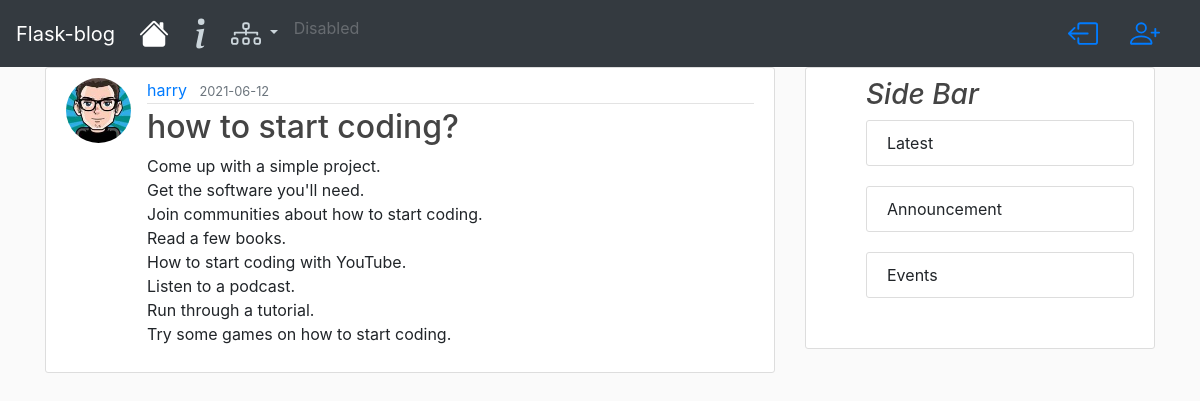
Screenshot of /post/21 with the database file from the repository.
### flask_blog/models.py (models this page shows, shortened)
class User(db.Model, UserMixin):
    id = db.Column(db.Integer, primary_key=True)
    username = db.Column(db.String(20), unique=True, nullable=False)
    email = db.Column(db.String(120), unique=True, nullable=False)
    image_file = db.Column(db.String(20), nullable=False, default='default.png')
    password = db.Column(db.String(60), nullable=False)
    posts = db.relationship('Post', backref='author', lazy=False)

class Post(db.Model):
    id = db.Column(db.Integer, primary_key=True)
    title = db.Column(db.String(100), nullable=False)
    date_posted = db.Column(db.DateTime, nullable=False, default=datetime.utcnow)
    content = db.Column(db.Text, nullable=False)
    user_id = db.Column(db.Integer, db.ForeignKey('user.id'), nullable=False)

### flask_blog/posts/routes.py (the view)
@posts.route('/post/<int:post_id>')
def post(post_id):
    post = Post.query.get_or_404(post_id)
    return render_template('post.html', title=post.title, post=post)

### flask_blog/templates/post.html (shortened to what this page needs)
{% extends 'layout.html' %}
{% block content %}
	<article class="media content-section">
		<img class="rounded-circle article-img" src="{{ url_for('static', filename='profile_pics/'+ post.author.image_file) }}">
		<div class="media-body">
			<div class="article-metadata">
				<a href="#" class="mr-2">{{post.author.username}}</a>
				<small class='text-muted'>{{post.date_posted.strftime('%Y-%m-%d')}}</small>
			</div>
			<h2 class="article-title">{{post.title}}</h2>
			<p class="article-content">{{post.content}}</p>
		</div>
	</article>
{% endblock content %}

### flask_blog/static/main.css (style rules this page uses)
body { background: #fafafa;, color: #333333; margin-top: 5 rem; }
h1,h2,h3,h4,h5,h6 { color: #444444; }
.content-section { background: #ffffff; padding: 10px 20px; border: 1px solid #dddddd; border-radius: 3px; margin-bottom: 20px; }
.article-title { color: #444444; }
.article-content { white-space: pre-line; }
.article-img { height: 65px; width: 65px; margin-right: 16px; }
.article-metadata { padding-bottom: 1px; margin-bottom: 4px; border-bottom: 1px solid #e3e3e3; }

### rows the page displays
User: image_file (picture), author.username "harry"
Post: date_posted "2021-06-12", title "how to start coding?", content "Come up with a simple project. Get the software you'll need. Join communities about how to start coding. Read a few books. How to start coding with YouTube. Listen to a podcast. Run through a tutorial. Try some games on how to start coding."
